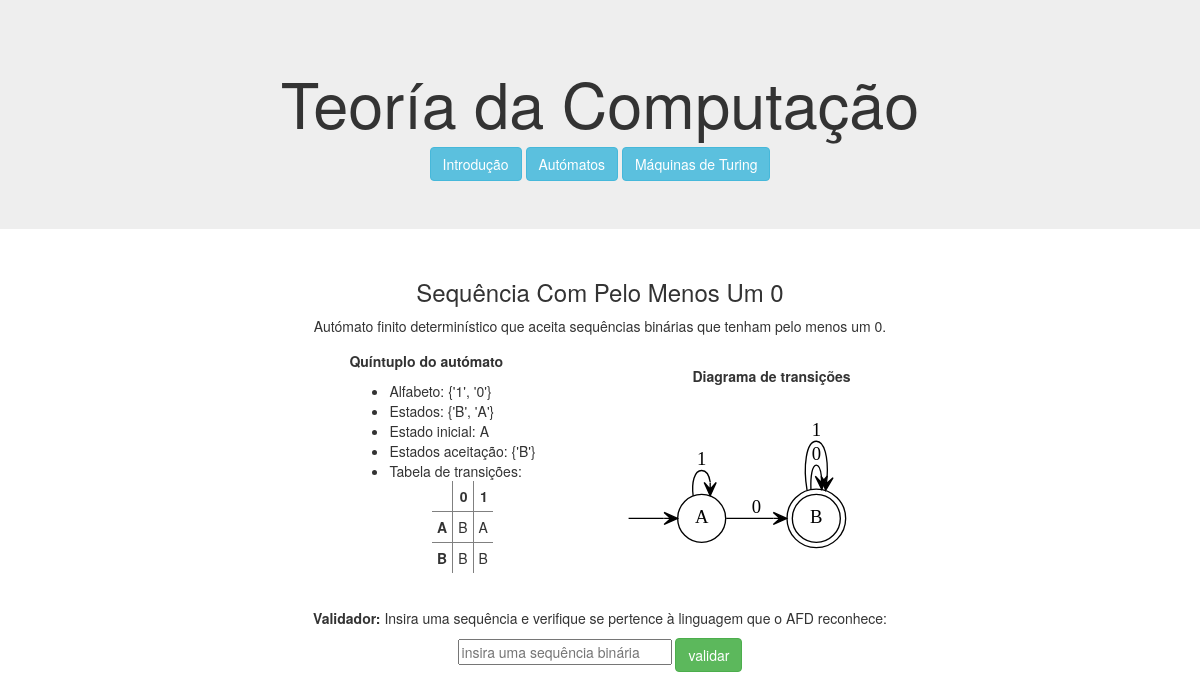
Page /48/automato/ on the committed database.
### computacao/models.py (models this page shows, shortened)
class Automato(models.Model):
    nome = models.CharField(max_length=100)
    descricao = models.CharField(max_length=100)
    alfabeto = models.CharField(max_length=100)
    estados = models.CharField(max_length=100)
    estadoInicial = models.CharField(max_length=100)
    estadosDeAceitacao = models.CharField(max_length=100)
    dicionarioTransicao = models.CharField(max_length=1000)
    diagrama = models.FileField(upload_to='afd_diagrams/', blank=True, null=True)
    def printAlfabeto(self):
        return str(set(self.alfabeto.split()))
    def printEstados(self):
        return str(set(self.estados.split()))
    def printEstadosDeAceitacao(self):
        return str(set(self.estadosDeAceitacao.split()))
    def dTransInTable(self):
        dTrans = {(t.split('-')[0], t.split('-')[1]):t.split('-')[2] for t in self.dicionarioTransicao.split()}
        table = []
        linha = ['']
        for simbolo in self.alfabeto.split():
            linha.append(simbolo)
        table.append(linha)
        for estado in self.estados.split():
            linha =[estado]
            for simbolo in self.alfabeto.split():
                linha.append(dTrans[(estado, simbolo)])
            table.append(linha)
        return table

### computacao/views.py (the view)
# urls.py: path('<int:automato_id>/automato/', views.automato, name='automato')
def automato(request, automato_id):
    sequencia = None
    resultado = None
    form = SequenciaForm(request.POST or None)
    if form.is_valid():
        sequencia = form.cleaned_data['sequencia']
        resultado = Automato.objects.get(id=automato_id).valida_sequencia(sequencia)
    context = {
        'automato': Automato.objects.get(id=automato_id),
        'sequencia': sequencia,
        'resultado': resultado,
        'form': form,
    }
    return render(request, 'computacao/automato.html', context)

### computacao/forms.py
class SequenciaForm(forms.Form):
    sequencia = forms.CharField(label='',
                                widget=forms.TextInput(attrs={
                                    'placeholder': 'insira uma sequência binária',
                                    'size': '25'
                                }))

### computacao/templates/computacao/automato.html (shortened to what this page needs)
{% extends 'computacao/layout.html' %}
{% block main %}
    <main class="col-sm-12">
        <h3>{{ automato.nome|title }}</h3>
        <p>{{ automato.descricao }}.</p>
        <table align="center">
            <tr align="left">
                <td>
                    <p> <b>Quíntuplo do autómato</b></p>
                    <ul>
                    <li>Alfabeto: {{ automato.printAlfabeto }} </li>
                    <li>Estados: {{ automato.printEstados }}</li>
                    <li>Estado inicial: {{ automato.estadoInicial }}</li>
                    <li>Estados aceitação: {{ automato.printEstadosDeAceitacao }}</li>
                    <li>Tabela de transições:
                    <table align="center" rules="all" style="border-collapse: collapse; padding:5px;">
                        {% for dTran in automato.dTransInTable %}
                            <tr>
                                {% for element in dTran %}
                                    {% if forloop.parentloop.first %}
                                        <th style="padding:5px;">{{ element }}</th>
                                    {% elif forloop.first %}
                                        <th style="padding:5px;">{{ element }}</th>
                                    {% else %}
                                        <td style="padding:5px;">{{ element }}</td>
                                    {% endif %}
                                {% endfor %}
                            </tr>
                        {% endfor %}
                    </table>
                    </ul>
                </td>
                <td>
                    <p style="text-align: right; margin-top: -15px;"><b>Diagrama de transições</b></p>
                    {% load static %}
                    <img src="{{ automato.diagrama.url }}" alt="">
                </td>
            </tr>
        </table>
        <br>
        <p><b>Validador:</b> Insira uma sequência e verifique se pertence à linguagem que o AFD reconhece: </p>
        <form action="{% url 'computacao:automato' automato.id %}" method="POST">
            {{ form }}
            <input type="submit" value="validar" class="btn btn-success">
        </form>
        {% if resultado != None %}
            {% if resultado == True %}
                <p>A sequência <b>{{ sequencia }}</b> é aceite pelo autómato </p>
            {% else %}
                <p>A sequência <b>{{ sequencia }}</b> não é aceite pelo autómato </p>
            {% endif %}
        {% else %}
            <br><br>
        {% endif %}
    </main>
{% endblock %}

### computacao/static/computacao/style.css (style rules this page uses)
table tr th { text-align: right; }
table { border-collapse: separate; border-spacing: 15px 5px; }

### rows in the picture
Automato: nome "Sequência Com Pelo Menos Um 0", descricao "Autómato finito determinístico que aceita sequências binárias que tenham pelo menos um 0", printAlfabeto "{'1', '0'}", printEstados "{'B', 'A'}", estadoInicial "A", printEstadosDeAceitacao "{'B'}", diagrama (picture)

### other values in the picture
{{ element }} "0" "1"
{{ element }} "A" "B"
{{ element }} "B" "A" "B" "B"
